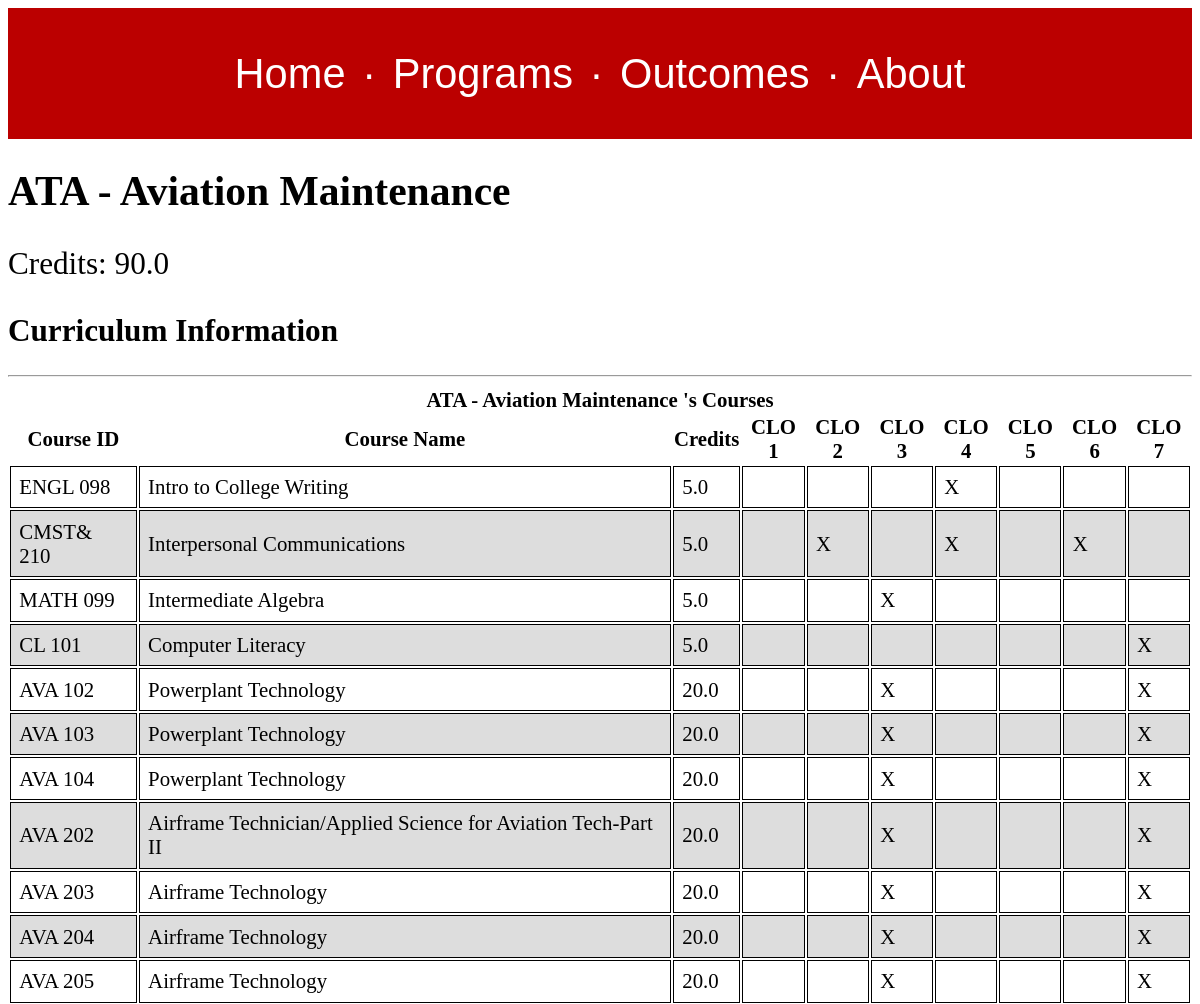
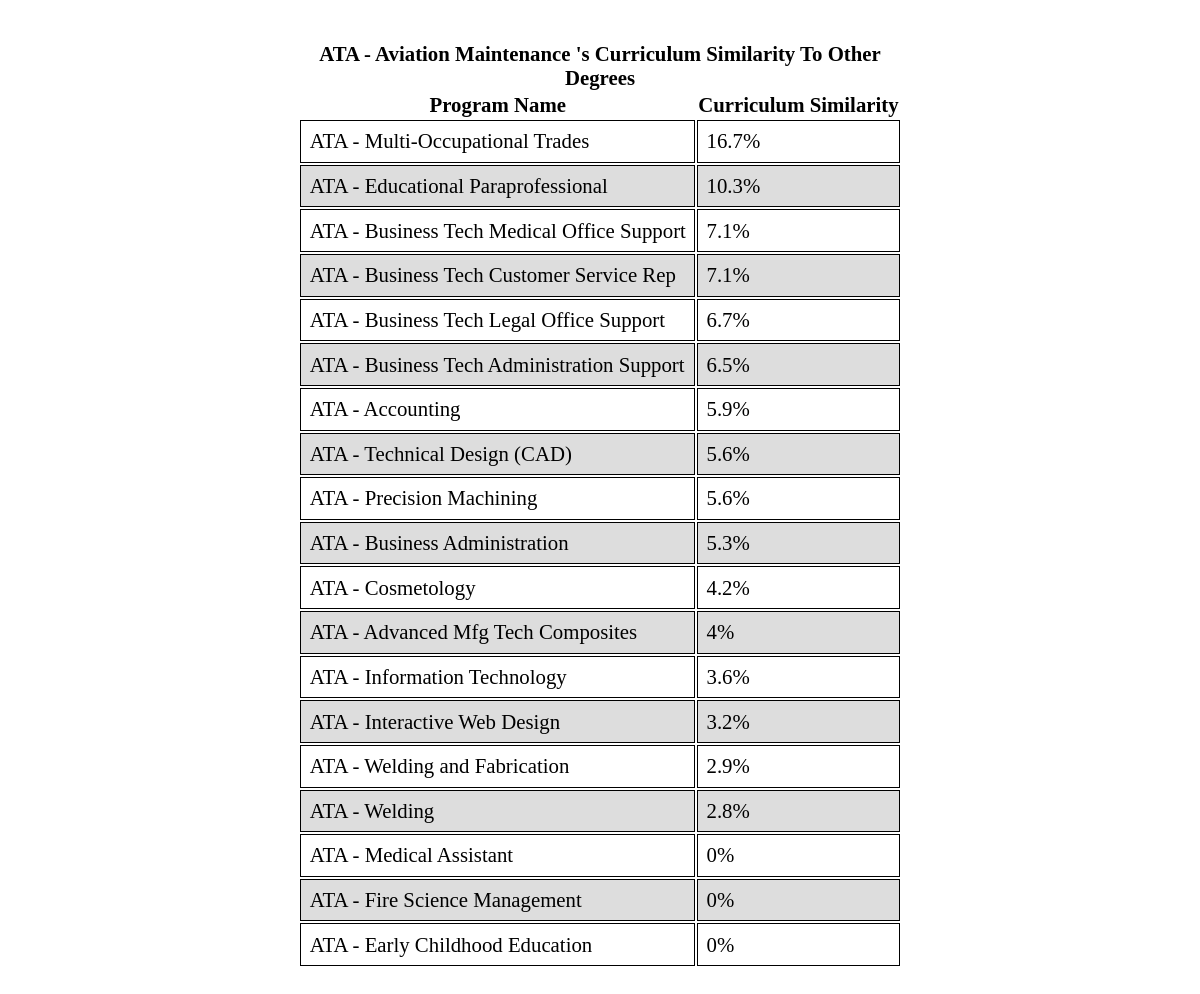
Screenshot of /degreeprogram/2 with the database file from the repository (2 pictures, top to bottom).
### clo_app/models.py (models this page shows)
class DegreeProgram(models.Model):
    label = models.TextField()
    credits = models.FloatField()
    elective_credits = models.FloatField(null=True)

class Course(models.Model):
    id = models.TextField(primary_key=True)
    label = models.TextField()
    lower_credit_bound = models.FloatField(null=True)
    upper_credit_bound = models.FloatField(null=True)

### clo_app/views.py (the view)
# urls.py: url(r'^degreeprogram/(?P<pid>[0-9]+)$', views.degree_program, name="degree-program"),
def degree_program(request, pid):
    ref_degree_program_id = pid
    rdp_object = models.DegreeProgram.objects.get(id=ref_degree_program_id)
    courses = models.Course.objects.filter(
        dpcoursespecific__degree_program=ref_degree_program_id)
    course_clo_pairs = []
    for course in courses:
        course_outcomes = [False] * models.CoreLearningOutcome.objects.all().count()
        clo_raw = models.CoreLearningOutcome.objects.filter(
            courselearningoutcome__course=course).order_by("id")
        for outcome_placeholder in enumerate(course_outcomes):
            if clo_raw.filter(id=outcome_placeholder[0]).exists():
                course_outcomes[outcome_placeholder[0]] = True
        course_clo_pairs.append((course, course_outcomes))
    program_distances = []
    for degree_program in models.DegreeProgram.objects.exclude(
            id=ref_degree_program_id):
        union = models.Course.objects.none().union(
            models.DPCourseSpecific.objects.filter(
                degree_program=ref_degree_program_id),
            models.DPCourseSpecific.objects.filter(
                degree_program=degree_program.id)).count()
        overlap = models.Course.objects.filter(
            dpcoursespecific__degree_program__id=ref_degree_program_id).filter(
                dpcoursespecific__degree_program__id=degree_program.id).count()
        program_distances.append((degree_program, (overlap / union) * 100))
    program_distances.sort(key=lambda distance: distance[1])
    return render(request,
                  'degree_program.html',
                  {"reference_program":rdp_object,
                   "course_clo_pairs":course_clo_pairs,
                   "program_distances":program_distances})

### clo_app/templates/degree_program.html (shortened to what this page needs)
{% extends "base.html" %}
{% load static %}
{% block css %}<link rel="stylesheet" href="{% static 'degree_program.css' %}"/>{% endblock %}
{% block content %}
<div id="course_overview">
<h1>{{ reference_program.label }}</h1>
<p class="credit_hours">Credits: {{ reference_program.credits }}</p>
</div>
<h2>Curriculum Information</h2>
<hr/>
<div id="dp_courses" class="collapse_table">
<table class="comparison_table">
  <caption><b>{{ reference_program.label }}'s Courses</b></caption>
  <thead>
    <th>Course ID</th>
    <th>Course Name</th>
    <th>Credits</th>
    <th>CLO 1</th>
    <th>CLO 2</th>
    <th>CLO 3</th>
    <th>CLO 4</th>
    <th>CLO 5</th>
    <th>CLO 6</th>
    <th>CLO 7</th>
  </thead>
  <tbody>
    {% for course_clo_pair in course_clo_pairs %}
    <tr class="{% cycle 'white_row' 'gray_row' %}">
      <td>{{ course_clo_pair.0.id }} </td>
      <td>{{ course_clo_pair.0.label }}</td>
      <td>{{ course_clo_pair.0.lower_credit_bound }}</td>
      {% for outcome in course_clo_pair.1 %}
      {% if outcome %}
      <td>X</td>
      {% else %}
      <td></td>
      {% endif %}
      {% endfor %}
    </tr>
    {% endfor %}
  </tbody>
</table>
</div>
<div id="dp_comp" class="collapse_table">
<table class="comparison_table">
  <caption><b>{{ reference_program.label }}'s Curriculum Similarity To Other Degrees</b></caption>
  <thead>
  <th>Program Name</th>
  <th>Curriculum Similarity</th>
  </thead>
  <tbody>
  {% for program_distance in program_distances reversed %}
  <tr class="{% cycle 'white_row' 'gray_row' %}">
    <td>{{ program_distance.0.label }}</td>
    <td>{{ program_distance.1 | floatformat}}%</td>
  </tr>
  {% endfor %}
  </tbody>
</table>
</div>
{% endblock %}

### clo_app/static/base.css (style rules this page uses)
body { font-size: 1.3em; }
caption { font-size: 1.3em; }
th { font-size: 1.3em; }
td { font-size: 1.3em; }

### clo_app/static/degree_program.css (style rules this page uses)
#course_overview p { font-size: 1.5em; }
td { padding: 0.4em; border: black 1px solid; }
.collapse_table { display: flex; flex-direction: row; justify-content: center; margin-bottom: 2em; }
.gray_row { background-color: #ddd; }

### rows the page displays
DegreeProgram: label "ATA - Aviation Maintenance", credits "90.0"
Course: id "ENGL 098", label "Intro to College Writing", lower_credit_bound "5.0"
Course: id "CMST& 210", label "Interpersonal Communications", lower_credit_bound "5.0"
Course: id "MATH 099", label "Intermediate Algebra", lower_credit_bound "5.0"
Course: id "CL 101", label "Computer Literacy", lower_credit_bound "5.0"
Course: id "AVA 102", label "Powerplant Technology", lower_credit_bound "20.0"
Course: id "AVA 103", label "Powerplant Technology", lower_credit_bound "20.0"
Course: id "AVA 104", label "Powerplant Technology", lower_credit_bound "20.0"
Course: id "AVA 202", label "Airframe Technician/Applied Science for Aviation Tech-Part II", lower_credit_bound "20.0"
Course: id "AVA 203", label "Airframe Technology", lower_credit_bound "20.0"
Course: id "AVA 204", label "Airframe Technology", lower_credit_bound "20.0"
Course: id "AVA 205", label "Airframe Technology", lower_credit_bound "20.0"
DegreeProgram: label "ATA - Multi-Occupational Trades", program_distance "16.7"
DegreeProgram: label "ATA - Educational Paraprofessional", program_distance "10.3"
DegreeProgram: label "ATA - Business Tech Medical Office Support", program_distance "7.1"
DegreeProgram: label "ATA - Business Tech Customer Service Rep", program_distance "7.1"
DegreeProgram: label "ATA - Business Tech Legal Office Support", program_distance "6.7"
DegreeProgram: label "ATA - Business Tech Administration Support", program_distance "6.5"
DegreeProgram: label "ATA - Accounting", program_distance "5.9"
DegreeProgram: label "ATA - Technical Design (CAD)", program_distance "5.6"
DegreeProgram: label "ATA - Precision Machining", program_distance "5.6"
DegreeProgram: label "ATA - Business Administration", program_distance "5.3"
DegreeProgram: label "ATA - Cosmetology", program_distance "4.2"
DegreeProgram: label "ATA - Advanced Mfg Tech Composites", program_distance "4"
DegreeProgram: label "ATA - Information Technology", program_distance "3.6"
DegreeProgram: label "ATA - Interactive Web Design", program_distance "3.2"
DegreeProgram: label "ATA - Welding and Fabrication", program_distance "2.9"
DegreeProgram: label "ATA - Welding", program_distance "2.8"
DegreeProgram: label "ATA - Medical Assistant", program_distance "0"
DegreeProgram: label "ATA - Fire Science Management", program_distance "0"
DegreeProgram: label "ATA - Early Childhood Education", program_distance "0"
